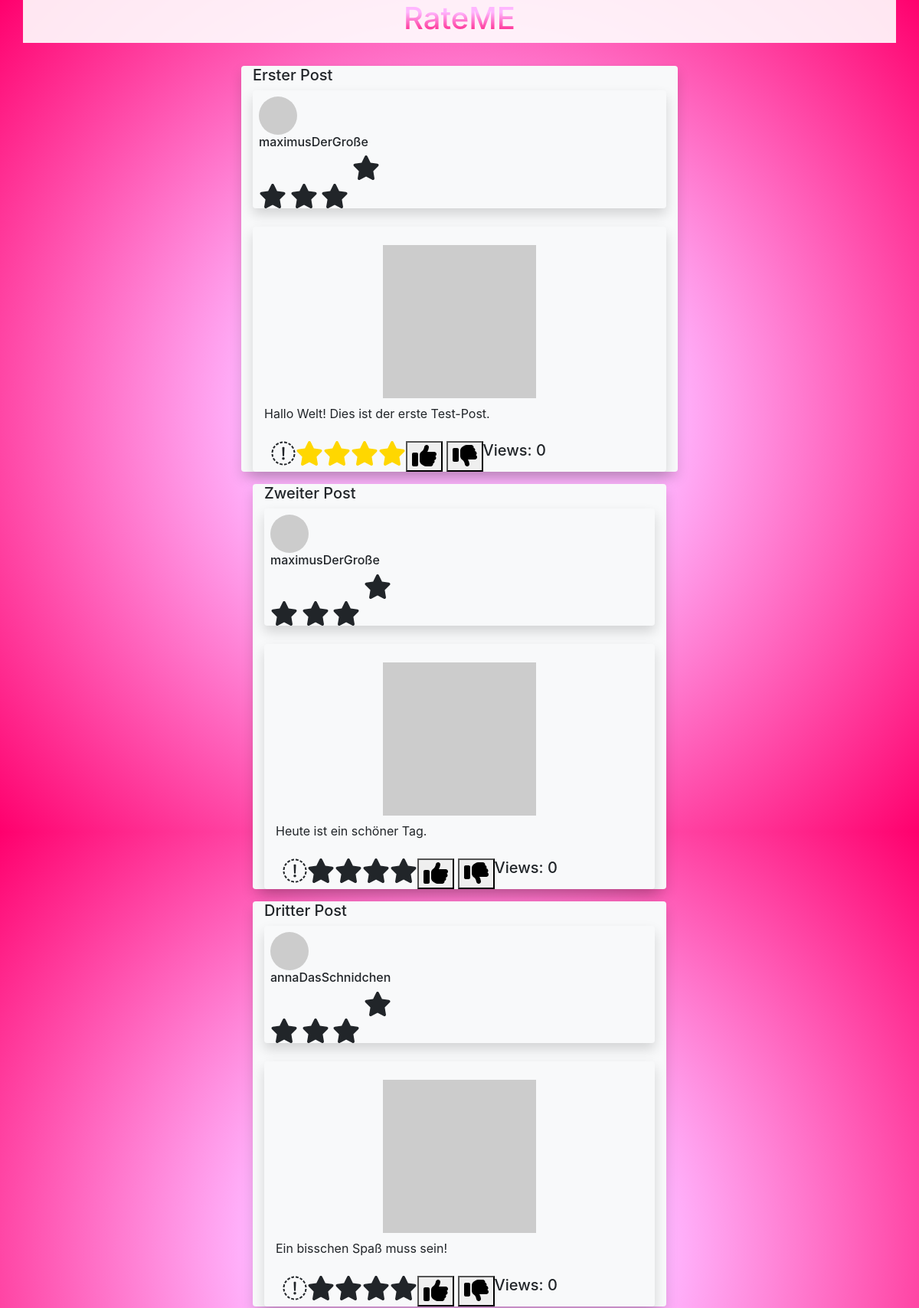
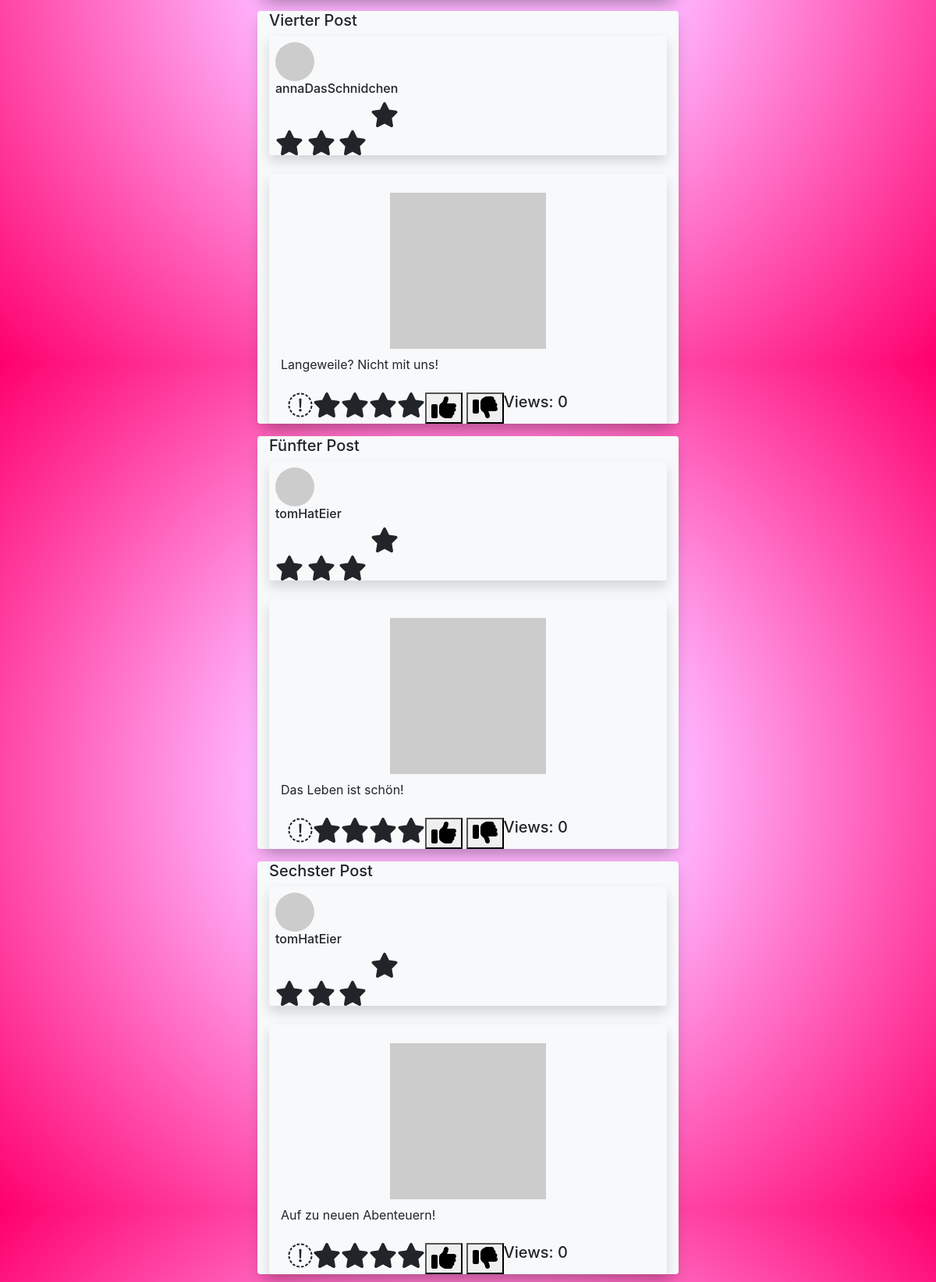
/home.php (signed in, upper part), run on the app's committed database (2 pictures, top to bottom).
### tables this page shows
CREATE TABLE `post_content` (
  `post_content_ID` int(11) NOT NULL,
  `post_content_headline` varchar(20) NOT NULL,
  `post_content_description` text NOT NULL,
  `post_content_image` blob NOT NULL
);

CREATE TABLE `user` (
  `user_pre_name` varchar(20) NOT NULL,
  `user_sur_name` varchar(20) NOT NULL,
  `user_username` varchar(40) NOT NULL,
  `user_email` varchar(120) NOT NULL,
  `user_rating` int(120) NOT NULL,
  `user_password` varchar(20) NOT NULL,
  `user_id` int(11) NOT NULL,
  `user_join_date` date NOT NULL DEFAULT current_timestamp()
);

### Backend/get_post.php (called while the page is built, shortened)
<?php
function get_post($post_id)
{
    $conn = connect_db();
    $sql = "SELECT * FROM post WHERE post_id = ?";
    $stmt = mysqli_prepare($conn, $sql);
    mysqli_stmt_bind_param($stmt, "i", $post_id);
    mysqli_stmt_execute($stmt);
    $result = mysqli_stmt_get_result($stmt);
    if ($result && mysqli_num_rows($result) > 0) {
        $post = mysqli_fetch_assoc($result);
        $views = $post['post_views'];
        $date = $post['post_date'];
        $rating = $post['post_rating'];
        return array($views, $rating, $date);
    } else {
        return array(0, 0, '');
    }
}
function get_post_content($post_id)
{
    $conn = connect_db();
    $sql = "SELECT post_content_ID FROM post_ids WHERE post_ID = ?";
    $stmt = mysqli_prepare($conn, $sql);
    mysqli_stmt_bind_param($stmt, "i", $post_id);
    mysqli_stmt_execute($stmt);
    $result = mysqli_stmt_get_result($stmt);
    if ($result && mysqli_num_rows($result) > 0) {
        $post_content_id = mysqli_fetch_assoc($result)['post_content_ID'];
        $sql = "SELECT * FROM post_content WHERE post_content_ID = ?";
        $stmt = mysqli_prepare($conn, $sql);
        mysqli_stmt_bind_param($stmt, "i", $post_content_id);
        mysqli_stmt_execute($stmt);
        $result = mysqli_stmt_get_result($stmt);
        if ($result && mysqli_num_rows($result) > 0) {
            $post_content = mysqli_fetch_assoc($result);
            $post_content_headline = $post_content['post_content_headline'];
            $post_content_description = $post_content['post_content_description'];
            $post_content_image = $post_content['post_content_image'];
            return array($post_content_headline, $post_content_description, $post_content_image);
        } else {
            return array('', '', '');
        }
    } else {
        return array('', '', '');
    }
}
function get_views($post_id)
{
    return get_post($post_id)[0];
}
function get_rating($post_id)
{
    if (is_null(get_post($post_id)[1])) {
        return 0;
    } else {
        return get_post($post_id)[1];
    }
}
function get_Headline($post_id)
{
    return get_post_content($post_id)[0];
}
function get_description($post_id){
    return get_post_content($post_id)[1];
}
function get_20_newest_posts()
{
    $conn = connect_db();
    $sql = "SELECT post_ID FROM post ORDER BY post_date LIMIT 20";
    $result = mysqli_query($conn, $sql);
    $result_array = array();
    while ($row = mysqli_fetch_array($result)) {
        $result_array[] = $row["post_ID"];
    }
    return $result_array;
}

### Backend/get_username.php (called while the page is built, shortened)
<?php
function getPostCreator($postid)
{
    $conn = connect_db();
    $sql = "SELECT u.user_username
            FROM user u
            INNER JOIN user_posts up ON u.user_id = up.user_id
            WHERE up.post_ID = ?";
    $stmt = $conn->prepare($sql);
    $stmt->bind_param("i", $postid);
    $stmt->execute();
    $stmt->bind_result($user_username);
    return $user_username;
}

### post.php (the view, shortened to what this page needs)
<?php
include_once 'get_username.php';
function show_post($postid)
{
    if (isset($postid)) {
        ?>
        <div class="container rounded shadow mb-3 bg-light text">
            <h5><?php echo get_Headline($postid); ?></h5>
            <div class="rounded shadow mb-8">
                <img src="https://picsum.photos/50" alt="" class="profile-pic ml-2 mt-2">
                <h6 class="ml-2">
                    <?php
                    $username = getPostCreator($postid);
                    echo htmlspecialchars($username);
                    ?>
                </h6>
                <i class="fa fa-star fa-2xl ml-2"></i>
                <i class="fa fa-star fa-2xl"></i>
                <i class="fa fa-star fa-2xl"></i>
                <i class="fa fa-star fa-2xl"
                   style="margin-bottom: 7%;"></i>
            </div>
            <br>
            <div class="text-center rounded container shadow">
                <br>
                <img src="https://picsum.photos/200" alt="">
                <p style="text-align: left;" class="mt-2"><?php echo get_description($postid); ?></p>
                <div class="text-left row mt-4">
                    <i class="fa fa-commenting-o fa-2xl ml-4"></i>
                    <?php
                    $ID = $postid;
                    $rating = get_rating($ID);
                    if (is_null($rating)) {
                        echo 0.0;
                    } else {
                        if ($rating >= 20) { ?>
                            <i class="fa fa-star fa-2xl" style="color: gold;"></i>
                        <?php } else { ?>
                            <i class="fa fa-star fa-2xl"></i>
                        <?php }
                        if ($rating >= 40) { ?>
                            <i class="fa fa-star fa-2xl" style="color: gold;"></i>
                        <?php } else { ?>
                            <i class="fa fa-star fa-2xl"></i>
                        <?php }
                        if ($rating >= 60) { ?>
                            <i class="fa fa-star fa-2xl" style="color: gold;"></i>
                        <?php } else { ?>
                            <i class="fa fa-star fa-2xl"></i>
                        <?php }
                        if ($rating >= 80) { ?>
                            <i class="fa fa-star fa-2xl" style="color: gold;"></i>
                        <?php } else { ?>
                            <i class="fa fa-star fa-2xl"></i>
                        <?php }
                    }
                    ?>
                    <form action="Backend/like_post.php" method="post">
                        <button type="submit" name="like_type" value="like"><i class="fas fa-thumbs-up fa-2x"> </i>
                        </button>
                        <button type="submit" name="like_type" value="dislike"><i class="fas fa-thumbs-down fa-2x"></i>
                        </button>
                    </form>
                    <h5>Views: <?php $ID = 11;
                        if (is_null(get_views($ID))) echo 0; else echo get_views($ID); ?> </h5>
                </div>
            </div>
        </div>
        <?php
    }
}
?>

### home.php (shortened to what this page needs)
<!DOCTYPE html>
<html lang="en">
<head>
    <link rel="stylesheet" href="Stylesheets/home.css">
    <link rel="stylesheet" href="https://cdn.jsdelivr.net/npm/bootstrap@4.1.3/dist/css/bootstrap.min.css">
</head>
<body class="backround" style="height: 1000px;">
    <div class="container rounded  mb-5 text content" style="height: 100%; width: 50%;">
        <div class="fixed-top container" style="background-color:rgb(255,255,255,0.9)">
            <h1 class="h1 text-center rate-me_headline">RateME</h1>
        </div>
            <?php include "get_post.php";
                include_once "post.php";
                $postIDs = get_20_newest_posts();
                ?>
                <div style="margin-top: 15%">
                    <?php show_post($postIDs[0]); ?>
                </div>
                <?php
                for($i = 1; $i < sizeof($postIDs); $i++){
                    ?>
                    <div class="container">
                        <?php show_post($postIDs[$i]); ?>
                    </div>
                    <?php
                }
                ?>
        </div>
        <br>
        <br>
</body>
</html>

### Stylesheets/home.css (style rules this page uses)
.backround { background: rgb(255, 182, 255); background: radial-gradient(circle, rgba(255, 182, 255, 1) 33%, rgba(255, 0, 109, 1) 100%); width: 100%; height: 100%; }
.profile-pic { border-radius: 50%; }
.rate-me_headline { background: -webkit-linear-gradient(rgba(255, 182, 255, 1) 33%, rgba(255, 0, 109, 1)); background-clip: border-box; -webkit-background-clip: text; -webkit-text-fill-color: transparent; }

### data on the page
post_content: post_content_headline "Erster Post", post_content_description "Hallo Welt! Dies ist der erste Test-Post."
user: user_username "maximusDerGroße"
post_content: post_content_headline "Zweiter Post", post_content_description "Heute ist ein schöner Tag."
post_content: post_content_headline "Dritter Post", post_content_description "Ein bisschen Spaß muss sein!"
user: user_username "annaDasSchnidchen"
post_content: post_content_headline "Vierter Post", post_content_description "Langeweile? Nicht mit uns!"
post_content: post_content_headline "Fünfter Post", post_content_description "Das Leben ist schön!"
user: user_username "tomHatEier"
post_content: post_content_headline "Sechster Post", post_content_description "Auf zu neuen Abenteuern!"

### other printed values
get_views($ID) "0"
